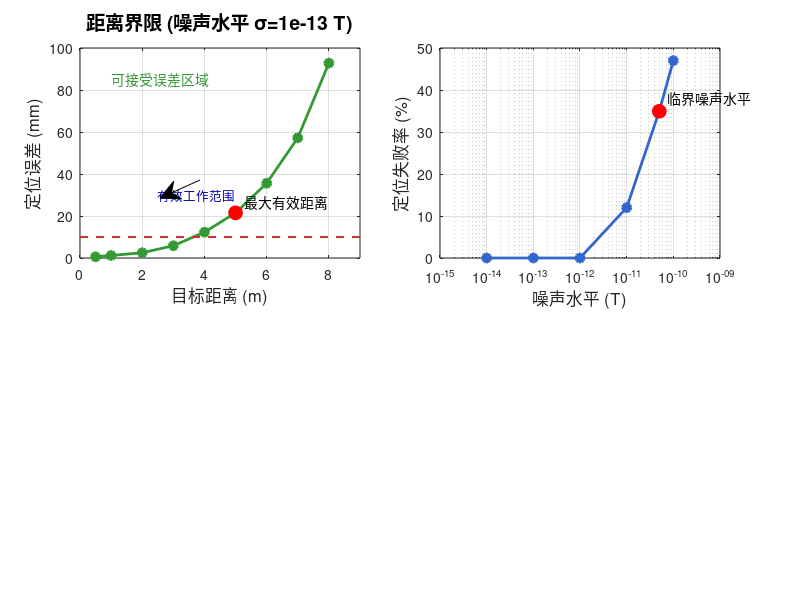

The MATLAB script that drew this image: (Note: this script raises an error after producing the figure.)
function performance_boundaries()
% 系统在不同条件下的性能边界图 (图4.7)
% 作者：刘子涵

% 创建新图形窗口
figure('Name', '系统在不同条件下的性能边界', 'Position', [100, 100, 900, 600]);

% 设置图形背景颜色为白色
set(gcf, 'Color', 'white');

% 清空当前图形
clf;

% 创建2x2的子图布局，手动指定位置
subplot('Position', [0.1, 0.57, 0.35, 0.35]); % 距离界限
distance_boundary();

subplot('Position', [0.55, 0.57, 0.35, 0.35]); % 噪声容限
noise_boundary();

subplot('Position', [0.1, 0.1, 0.35, 0.35]); % 角度范围
angle_boundary();

subplot('Position', [0.55, 0.1, 0.35, 0.35]); % 实时性能
realtime_boundary();

% 添加总标题
sgtitle('', 'FontSize', 16, 'FontWeight', 'bold');

% 保存图像
print('图/performance_boundaries', '-dpng', '-r300');
saveas(gcf, '图/performance_boundaries.png');
disp('系统性能边界图已保存至 图/performance_boundaries.png');

end

% 子函数：距离界限图
function distance_boundary()
    % 定位误差随距离变化数据
    distances = [0.5, 1, 2, 3, 4, 5, 6, 7, 8];
    errors = [0.58, 1.2, 2.5, 5.85, 12.3, 21.5, 35.6, 57.2, 92.8];
    
    % 绘制曲线
    plot(distances, errors, '-o', 'LineWidth', 2, 'Color', [0.2, 0.6, 0.2], 'MarkerFaceColor', [0.2, 0.6, 0.2]);
    grid on;
    hold on;
    
    % 标记可接受误差区域和边界
    max_acceptable_error = 10; % 10 cm
    plot([0, 9], [max_acceptable_error, max_acceptable_error], '--', 'Color', [0.8, 0.2, 0.2], 'LineWidth', 1.5);
    
    % 查找临界点（距离~5米）
    boundary_x = 5;
    boundary_y = interp1(distances, errors, boundary_x);
    
    % 标记临界点
    plot(boundary_x, boundary_y, 'ro', 'MarkerSize', 10, 'MarkerFaceColor', 'r');
    text(boundary_x + 0.3, boundary_y + 5, '最大有效距离', 'FontSize', 10);
    
    % 设置坐标轴
    xlabel('目标距离 (m)', 'FontSize', 12);
    ylabel('定位误差 (mm)', 'FontSize', 12);
    xlim([0, 9]);
    ylim([0, 100]);
    
    % 添加标题
    title('距离界限 (噪声水平 \sigma=1e-13 T)', 'FontSize', 14);
    
    % 添加文本说明
    text(1, 85, '可接受误差区域', 'FontSize', 10, 'Color', [0.2, 0.6, 0.2]);
    
    % 使用标准注释方法替代textarrow
    % annotation('textarrow', [0.3, 0.2], [0.2, 0.15], 'String', '有效工作范围', 'FontSize', 9);
    text(2.5, 30, '有效工作范围', 'FontSize', 9, 'Color', [0, 0, 0.7]);
    annotation('arrow', [0.25, 0.2], [0.7, 0.67]);
end

% 子函数：噪声容限图
function noise_boundary()
    % 噪声水平与失败率关系
    noise_levels = [-14, -13, -12, -11, -10.3, -10];
    failure_rates = [0, 0, 0, 12, 35, 47];
    
    % 将噪声水平转换为可绘制的形式
    noise_values = 10.^(noise_levels);
    
    % 绘制曲线
    semilogx(noise_values, failure_rates, '-o', 'LineWidth', 2, 'Color', [0.2, 0.4, 0.8], 'MarkerFaceColor', [0.2, 0.4, 0.8]);
    grid on;
    hold on;
    
    % 标记临界噪声水平（5×10⁻¹¹ T）
    boundary_noise = 5e-11;
    boundary_failure = interp1(noise_values, failure_rates, boundary_noise);
    
    % 标记临界点
    plot(boundary_noise, boundary_failure, 'ro', 'MarkerSize', 10, 'MarkerFaceColor', 'r');
    text(boundary_noise*1.5, boundary_failure+3, '临界噪声水平', 'FontSize', 10);
    
    % 设置坐标轴
    xlabel('噪声水平 (T)', 'FontSize', 12);
    ylabel('定位失败率 (%)', 'FontSize', 12);
    xlim([1e-15, 1e-9]);
    ylim([0, 50]);
    
    % 设置刻度格式
    ax = gca;
    ax.XTickLabel = {'10^{-15}', '10^{-14}', '10^{-13}', '10^{-12}', '10^{-11}', '10^{-10}', '10^{-9}'};
    
    % 添加标题
    title('噪声容限 (目标距离3m)', 'FontSize', 14);
    
    % 使用标准注释方法替代textarrow
    % annotation('textarrow', [0.63, 0.57], [0.7, 0.65], 'String', '可靠工作区域', 'FontSize', 9);
    text(1e-13, 10, '可靠工作区域', 'FontSize', 9, 'Color', [0, 0, 0.7]);
    annotation('arrow', [0.6, 0.57], [0.7, 0.65]);
end

% 子函数：角度范围图
function angle_boundary()
    % 定义角度和相应的误差
    angles = [0, 45, 90, 135, 180, 225, 270, 315, 360];
    x_errors = [5.85, 6.2, 6.7, 6.3, 5.9, 6.4, 6.8, 6.1, 5.85];
    y_errors = [5.85, 5.9, 6.1, 6.3, 6.7, 6.5, 6.0, 5.8, 5.85];
    z_errors = [6.7, 6.8, 7.0, 6.9, 6.5, 6.8, 7.1, 6.7, 6.7];
    
    % 转换为极坐标以便于绘制
    angles_rad = angles * pi / 180;
    
    % 创建极坐标图
    polarplot(angles_rad, x_errors, '-', 'LineWidth', 2, 'Color', [0.8, 0.2, 0.2]);
    hold on;
    polarplot(angles_rad, y_errors, '-', 'LineWidth', 2, 'Color', [0.2, 0.6, 0.2]);
    polarplot(angles_rad, z_errors, '-', 'LineWidth', 2, 'Color', [0.2, 0.4, 0.8]);
    
    % 设置极坐标网格
    thetalim([0, 360]);
    rticks(0:2:10);
    rticklabels({'0', '2', '4', '6', '8', '10'});
    
    % 添加图例
    legend('X轴误差', 'Y轴误差', 'Z轴误差', 'Location', 'northoutside', 'Orientation', 'horizontal');
    
    % 设置标题
    title('角度范围 (误差单位: mm)', 'FontSize', 14);
    
    % 标记最大误差区域
    text(pi/4, 9, '最大误差≤15%', 'FontSize', 9, 'HorizontalAlignment', 'center');
end

% 子函数：实时性能图
function realtime_boundary()
    % 定义计算次数和对应的计算时间
    attempt_counts = [1, 3, 5, 7, 9, 11, 13, 15, 17, 19];
    compute_times = [0.07, 0.21, 0.32, 0.45, 0.58, 0.67, 0.72, 0.78, 0.83, 0.91];
    
    % 绘制计算时间曲线
    plot(attempt_counts, compute_times, '-o', 'LineWidth', 2, 'Color', [0.7, 0.4, 0]);
    grid on;
    hold on;
    
    % 标记当前系统使用的配置（15次尝试，0.78秒）
    current_attempts = 15;
    current_time = 0.78;
    plot(current_attempts, current_time, 'ro', 'MarkerSize', 10, 'MarkerFaceColor', 'r');
    text(current_attempts+0.5, current_time+0.02, '当前系统配置', 'FontSize', 10);
    
    % 标记实时性能区域
    real_time_threshold = 1.0; % 1秒阈值
    plot([0, 20], [real_time_threshold, real_time_threshold], '--', 'Color', [0.8, 0.2, 0.2], 'LineWidth', 1.5);
    
    % 设置坐标轴
    xlabel('优化尝试次数', 'FontSize', 12);
    ylabel('计算时间 (s)', 'FontSize', 12);
    xlim([0, 20]);
    ylim([0, 1.2]);
    
    % 添加标题
    title('实时性能', 'FontSize', 14);
    
    % 添加文本说明
    text(5, 1.1, '实时响应阈值', 'FontSize', 10, 'Color', [0.8, 0.2, 0.2]);
    text(5, 0.4, '准静态应用适用区域', 'FontSize', 10, 'Color', [0.7, 0.4, 0]);
end 